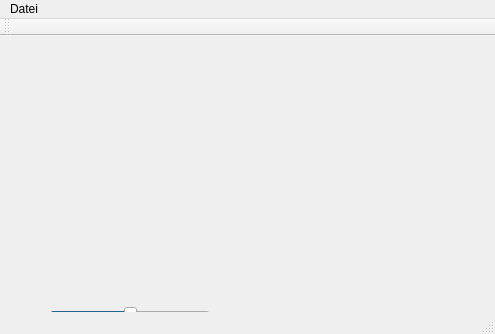
<?xml version="1.0" encoding="UTF-8"?>
<ui version="4.0">
 <class>MainWindow</class>
 <widget class="QMainWindow" name="MainWindow">
  <property name="geometry">
   <rect>
    <x>0</x>
    <y>0</y>
    <width>495</width>
    <height>334</height>
   </rect>
  </property>
  <property name="windowTitle">
   <string>MainWindow</string>
  </property>
  <widget class="QWidget" name="centralWidget">
   <widget class="QLabel" name="imageLabel">
    <property name="geometry">
     <rect>
      <x>30</x>
      <y>20</y>
      <width>431</width>
      <height>231</height>
     </rect>
    </property>
    <property name="text">
     <string/>
    </property>
   </widget>
   <widget class="QSlider" name="horizontalSlider">
    <property name="geometry">
     <rect>
      <x>50</x>
      <y>270</y>
      <width>160</width>
      <height>16</height>
     </rect>
    </property>
    <property name="minimum">
     <number>-100</number>
    </property>
    <property name="maximum">
     <number>100</number>
    </property>
    <property name="orientation">
     <enum>Qt::Horizontal</enum>
    </property>
   </widget>
  </widget>
  <widget class="QMenuBar" name="menuBar">
   <property name="geometry">
    <rect>
     <x>0</x>
     <y>0</y>
     <width>495</width>
     <height>17</height>
    </rect>
   </property>
   <widget class="QMenu" name="menuDatei">
    <property name="title">
     <string>Datei</string>
    </property>
    <addaction name="action_ffnen"/>
   </widget>
   <addaction name="menuDatei"/>
  </widget>
  <widget class="QToolBar" name="mainToolBar">
   <attribute name="toolBarArea">
    <enum>TopToolBarArea</enum>
   </attribute>
   <attribute name="toolBarBreak">
    <bool>false</bool>
   </attribute>
  </widget>
  <widget class="QStatusBar" name="statusBar"/>
  <action name="action_ffnen">
   <property name="text">
    <string>Öffnen ...</string>
   </property>
  </action>
 </widget>
 <layoutdefault spacing="6" margin="11"/>
 <resources/>
 <connections/>
</ui>
